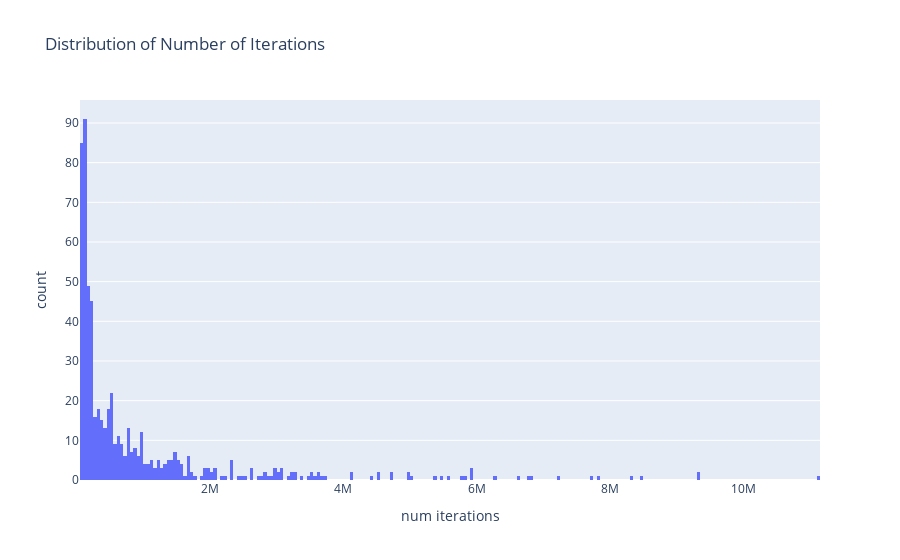

The cell this chart's notebook holds for it:
### Code cell
# and make sure to make the visualizations with bins hek you also kinda see the pmf/pdf
# of the distributions of the runs.

import plotly.express as px

fig = px.histogram(df, x="num iterations", nbins=500, title="Distribution of Number of Iterations")
fig.show()

### Figure 1 — Plotly figure (JSON) as saved in the notebook; plotly's stock layout.template omitted (floating-point values rounded to 4 significant figures; data arrays with more than 128 entries replaced by an {"elided": "..."} marker saying what was removed)
{"data": [{"alignmentgroup": "True", "bingroup": "x", "hovertemplate": "num iterations=%{x}<br>count=%{y}<extra></extra>", "legendgroup": "", "marker": {"color": "#636efa", "pattern": {"shape": ""}}, "name": "", "nbinsx": 500, "offsetgroup": "", "orientation": "v", "showlegend": false, "type": "histogram", "x": {"elided": "600 int values"}, "xaxis": "x", "yaxis": "y"}], "layout": {"barmode": "relative", "legend": {"tracegroupgap": 0}, "title": {"text": "Distribution of Number of Iterations"}, "xaxis": {"anchor": "y", "domain": [0, 1], "title": {"text": "num iterations"}}, "yaxis": {"anchor": "x", "domain": [0, 1], "title": {"text": "count"}}}}
